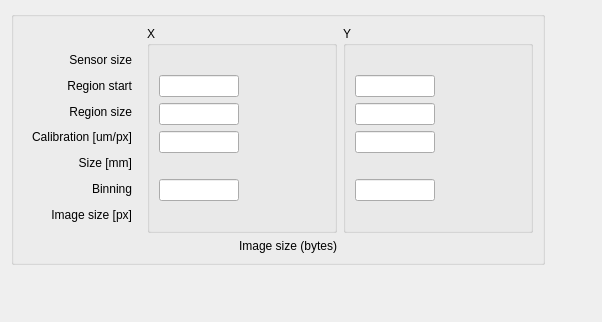
      <widget class="QWidget" name="Readout">
       <attribute name="title">
        <string>Readout</string>
       </attribute>
       <layout class="QFormLayout" name="formLayout_5">
        <item row="0" column="0">
         <widget class="QGroupBox" name="groupBox">
          <property name="title">
           <string/>
          </property>
          <layout class="QGridLayout" name="gridLayout_19">
           <item row="0" column="0">
            <layout class="QGridLayout" name="gridLayout_5">
             <item row="0" column="2">
              <widget class="QGroupBox" name="groupBox_Y">
               <property name="title">
                <string>Y</string>
               </property>
               <layout class="QGridLayout" name="gridLayout_10">
                <item row="2" column="0">
                 <widget class="QELineEdit" name="qelineedit_3">
                  <property name="sizePolicy">
                   <sizepolicy hsizetype="Fixed" vsizetype="Fixed">
                    <horstretch>0</horstretch>
                    <verstretch>0</verstretch>
                   </sizepolicy>
                  </property>
                  <property name="maximumSize">
                   <size>
                    <width>80</width>
                    <height>16777215</height>
                   </size>
                  </property>
                  <property name="variable" stdset="0">
                   <string>$(P):cam1:MinY</string>
                  </property>
                  <property name="variableSubstitutions" stdset="0">
                   <string>P=13PS7</string>
                  </property>
                 </widget>
                </item>
                <item row="2" column="1">
                 <widget class="QELabel" name="qelabel_15">
                  <property name="variable" stdset="0">
                   <string>$(P):cam1:MinY_RBV</string>
                  </property>
                  <property name="variableSubstitutions" stdset="0">
                   <string>P=13PS7</string>
                  </property>
                 </widget>
                </item>
                <item row="3" column="0">
                 <widget class="QELineEdit" name="qelineedit_5">
                  <property name="maximumSize">
                   <size>
                    <width>80</width>
                    <height>16777215</height>
                   </size>
                  </property>
                  <property name="variable" stdset="0">
                   <string>$(P):cam1:SizeY</string>
                  </property>
                  <property name="variableSubstitutions" stdset="0">
                   <string>P=13PS7</string>
                  </property>
                 </widget>
                </item>
                <item row="3" column="1">
                 <widget class="QELabel" name="qelabel_17">
                  <property name="variable" stdset="0">
                   <string>$(P):cam1:SizeY_RBV</string>
                  </property>
                  <property name="variableSubstitutions" stdset="0">
                   <string>P=13PS7</string>
                  </property>
                 </widget>
                </item>
                <item row="0" column="1">
                 <widget class="QELabel" name="qelabel_12">
                  <property name="minimumSize">
                   <size>
                    <width>80</width>
                    <height>0</height>
                   </size>
                  </property>
                  <property name="variable" stdset="0">
                   <string>$(P):cam1:MaxSizeY_RBV</string>
                  </property>
                  <property name="variableSubstitutions" stdset="0">
                   <string>P=13PS7</string>
                  </property>
                 </widget>
                </item>
                <item row="7" column="1">
                 <widget class="QELabel" name="qelabel_20">
                  <property name="variable" stdset="0">
                   <string>$(P):cam1:ArraySizeY_RBV</string>
                  </property>
                  <property name="variableSubstitutions" stdset="0">
                   <string>P=13PS7</string>
                  </property>
                 </widget>
                </item>
                <item row="6" column="0">
                 <widget class="QELineEdit" name="qelineedit_2">
                  <property name="sizePolicy">
                   <sizepolicy hsizetype="Fixed" vsizetype="Fixed">
                    <horstretch>0</horstretch>
                    <verstretch>0</verstretch>
                   </sizepolicy>
                  </property>
                  <property name="maximumSize">
                   <size>
                    <width>80</width>
                    <height>16777215</height>
                   </size>
                  </property>
                  <property name="variable" stdset="0">
                   <string>$(P):cam1:BinY</string>
                  </property>
                  <property name="variableSubstitutions" stdset="0">
                   <string>P=13PS7</string>
                  </property>
                 </widget>
                </item>
                <item row="4" column="0">
                 <widget class="QELineEdit" name="qelineedit_8">
                  <property name="sizePolicy">
                   <sizepolicy hsizetype="Fixed" vsizetype="Fixed">
                    <horstretch>0</horstretch>
                    <verstretch>0</verstretch>
                   </sizepolicy>
                  </property>
                  <property name="maximumSize">
                   <size>
                    <width>80</width>
                    <height>16777215</height>
                   </size>
                  </property>
                  <property name="variable" stdset="0">
                   <string>$(P):cam1:ResolutionY</string>
                  </property>
                  <property name="variableSubstitutions" stdset="0">
                   <string>P=13PS7</string>
                  </property>
                  <property name="addUnits">
                   <bool>false</bool>
                  </property>
                 </widget>
                </item>
                <item row="6" column="1">
                 <widget class="QELabel" name="qelabel_14">
                  <property name="variable" stdset="0">
                   <string>$(P):cam1:BinY_RBV</string>
                  </property>
                  <property name="variableSubstitutions" stdset="0">
                   <string>P=13PS7</string>
                  </property>
                 </widget>
                </item>
                <item row="5" column="0">
                 <widget class="QELabel" name="qelabel_28">
                  <property name="variable" stdset="0">
                   <string>$(P):cam1:ScaledSizeY</string>
                  </property>
                  <property name="variableSubstitutions" stdset="0">
                   <string>P=13PS7</string>
                  </property>
                  <property name="addUnits">
                   <bool>false</bool>
                  </property>
                 </widget>
                </item>
               </layout>
              </widget>
             </item>
             <item row="0" column="1">
              <widget class="QGroupBox" name="groupBox_X">
               <property name="title">
                <string>X</string>
               </property>
               <layout class="QGridLayout" name="gridLayout_9">
                <item row="2" column="1">
                 <widget class="QELabel" name="qelabel_16">
                  <property name="variable" stdset="0">
                   <string>$(P):cam1:MinX_RBV</string>
                  </property>
                  <property name="variableSubstitutions" stdset="0">
                   <string>P=13PS7</string>
                  </property>
                 </widget>
                </item>
                <item row="3" column="1">
                 <widget class="QELabel" name="qelabel_18">
                  <property name="variable" stdset="0">
                   <string>$(P):cam1:SizeX_RBV</string>
                  </property>
                  <property name="variableSubstitutions" stdset="0">
                   <string>P=13PS7</string>
                  </property>
                 </widget>
                </item>
                <item row="3" column="0">
                 <widget class="QELineEdit" name="qelineedit_6">
                  <property name="sizePolicy">
                   <sizepolicy hsizetype="Fixed" vsizetype="Fixed">
                    <horstretch>0</horstretch>
                    <verstretch>0</verstretch>
                   </sizepolicy>
                  </property>
                  <property name="maximumSize">
                   <size>
                    <width>80</width>
                    <height>16777215</height>
                   </size>
                  </property>
                  <property name="variable" stdset="0">
                   <string>$(P):cam1:SizeX</string>
                  </property>
                  <property name="variableSubstitutions" stdset="0">
                   <string>P=13PS7</string>
                  </property>
                 </widget>
                </item>
                <item row="2" column="0">
                 <widget class="QELineEdit" name="qelineedit_4">
                  <property name="sizePolicy">
                   <sizepolicy hsizetype="Fixed" vsizetype="Fixed">
                    <horstretch>0</horstretch>
                    <verstretch>0</verstretch>
                   </sizepolicy>
                  </property>
                  <property name="maximumSize">
                   <size>
                    <width>80</width>
                    <height>16777215</height>
                   </size>
                  </property>
                  <property name="variable" stdset="0">
                   <string>$(P):cam1:MinX</string>
                  </property>
                  <property name="variableSubstitutions" stdset="0">
                   <string>P=13PS7</string>
                  </property>
                 </widget>
                </item>
                <item row="0" column="1">
                 <widget class="QELabel" name="qelabel_11">
                  <property name="minimumSize">
                   <size>
                    <width>80</width>
                    <height>0</height>
                   </size>
                  </property>
                  <property name="variable" stdset="0">
                   <string>$(P):cam1:MaxSizeX_RBV</string>
                  </property>
                  <property name="variableSubstitutions" stdset="0">
                   <string>P=13PS7</string>
                  </property>
                 </widget>
                </item>
                <item row="6" column="0">
                 <widget class="QELineEdit" name="qelineedit">
                  <property name="sizePolicy">
                   <sizepolicy hsizetype="Fixed" vsizetype="Fixed">
                    <horstretch>0</horstretch>
                    <verstretch>0</verstretch>
                   </sizepolicy>
                  </property>
                  <property name="maximumSize">
                   <size>
                    <width>80</width>
                    <height>16777215</height>
                   </size>
                  </property>
                  <property name="variable" stdset="0">
                   <string>$(P):cam1:BinX</string>
                  </property>
                  <property name="variableSubstitutions" stdset="0">
                   <string>P=13PS7</string>
                  </property>
                 </widget>
                </item>
                <item row="7" column="1">
                 <widget class="QELabel" name="qelabel_19">
                  <property name="variable" stdset="0">
                   <string>$(P):cam1:ArraySizeX_RBV</string>
                  </property>
                  <property name="variableSubstitutions" stdset="0">
                   <string>P=13PS7</string>
                  </property>
                 </widget>
                </item>
                <item row="6" column="1">
                 <widget class="QELabel" name="qelabel_13">
                  <property name="variable" stdset="0">
                   <string>$(P):cam1:BinX_RBV</string>
                  </property>
                  <property name="variableSubstitutions" stdset="0">
                   <string>P=13PS7</string>
                  </property>
                 </widget>
                </item>
                <item row="4" column="0">
                 <widget class="QELineEdit" name="qelineedit_7">
                  <property name="sizePolicy">
                   <sizepolicy hsizetype="Fixed" vsizetype="Fixed">
                    <horstretch>0</horstretch>
                    <verstretch>0</verstretch>
                   </sizepolicy>
                  </property>
                  <property name="maximumSize">
                   <size>
                    <width>80</width>
                    <height>16777215</height>
                   </size>
                  </property>
                  <property name="variable" stdset="0">
                   <string>$(P):cam1:ResolutionX</string>
                  </property>
                  <property name="variableSubstitutions" stdset="0">
                   <string>P=13PS7</string>
                  </property>
                  <property name="addUnits">
                   <bool>false</bool>
                  </property>
                 </widget>
                </item>
                <item row="5" column="0">
                 <widget class="QELabel" name="qelabel_22">
                  <property name="variable" stdset="0">
                   <string>$(P):cam1:ScaledSizeX</string>
                  </property>
                  <property name="variableSubstitutions" stdset="0">
                   <string>P=13PS7</string>
                  </property>
                  <property name="addUnits">
                   <bool>false</bool>
                  </property>
                 </widget>
                </item>
               </layout>
               <zorder>qelineedit_4</zorder>
               <zorder>qelineedit_6</zorder>
               <zorder>qelabel_16</zorder>
               <zorder>qelabel_18</zorder>
               <zorder>qelabel_11</zorder>
               <zorder>qelabel_19</zorder>
               <zorder>qelineedit</zorder>
               <zorder>qelabel_13</zorder>
               <zorder>qelineedit_7</zorder>
               <zorder>qelabel_22</zorder>
              </widget>
             </item>
             <item row="0" column="0">
              <widget class="QFrame" name="frame_3">
               <layout class="QVBoxLayout" name="verticalLayout_2">
                <property name="spacing">
                 <number>7</number>
                </property>
                <property name="topMargin">
                 <number>24</number>
                </property>
                <item>
                 <widget class="QLabel" name="label_13">
                  <property name="text">
                   <string>Sensor size</string>
                  </property>
                  <property name="alignment">
                   <set>Qt::AlignRight|Qt::AlignTrailing|Qt::AlignVCenter</set>
                  </property>
                 </widget>
                </item>
                <item>
                 <widget class="QLabel" name="label_15">
                  <property name="text">
                   <string>Region start</string>
                  </property>
                  <property name="alignment">
                   <set>Qt::AlignRight|Qt::AlignTrailing|Qt::AlignVCenter</set>
                  </property>
                 </widget>
                </item>
                <item>
                 <widget class="QLabel" name="label_16">
                  <property name="text">
                   <string>Region size</string>
                  </property>
                  <property name="alignment">
                   <set>Qt::AlignRight|Qt::AlignTrailing|Qt::AlignVCenter</set>
                  </property>
                 </widget>
                </item>
                <item>
                 <widget class="QLabel" name="label_39">
                  <property name="text">
                   <string>Calibration [um/px]</string>
                  </property>
                  <property name="alignment">
                   <set>Qt::AlignRight|Qt::AlignTrailing|Qt::AlignVCenter</set>
                  </property>
                 </widget>
                </item>
                <item>
                 <widget class="QLabel" name="label_40">
                  <property name="text">
                   <string>Size [mm]</string>
                  </property>
                  <property name="alignment">
                   <set>Qt::AlignRight|Qt::AlignTrailing|Qt::AlignVCenter</set>
                  </property>
                 </widget>
                </item>
                <item>
                 <widget class="QLabel" name="label_14">
                  <property name="text">
                   <string>Binning</string>
                  </property>
                  <property name="alignment">
                   <set>Qt::AlignRight|Qt::AlignTrailing|Qt::AlignVCenter</set>
                  </property>
                 </widget>
                </item>
                <item>
                 <widget class="QLabel" name="label_19">
                  <property name="text">
                   <string>Image size [px]</string>
                  </property>
                  <property name="alignment">
                   <set>Qt::AlignRight|Qt::AlignTrailing|Qt::AlignVCenter</set>
                  </property>
                 </widget>
                </item>
               </layout>
              </widget>
             </item>
             <item row="1" column="1">
              <widget class="QLabel" name="label_17">
               <property name="text">
                <string>Image size (bytes)</string>
               </property>
               <property name="alignment">
                <set>Qt::AlignRight|Qt::AlignTrailing|Qt::AlignVCenter</set>
               </property>
              </widget>
             </item>
             <item row="1" column="2">
              <widget class="QELabel" name="qelabel_21">
               <property name="variable" stdset="0">
                <string>$(P):cam1:ArraySize_RBV</string>
               </property>
               <property name="variableSubstitutions" stdset="0">
                <string>P=13PS7</string>
               </property>
              </widget>
             </item>
            </layout>
           </item>
          </layout>
          <zorder></zorder>
         </widget>
        </item>
        <item row="0" column="1">
         <spacer name="horizontalSpacer_5">
          <property name="orientation">
           <enum>Qt::Horizontal</enum>
          </property>
          <property name="sizeHint" stdset="0">
           <size>
            <width>40</width>
            <height>20</height>
           </size>
          </property>
         </spacer>
        </item>
        <item row="1" column="0">
         <spacer name="verticalSpacer_2">
          <property name="orientation">
           <enum>Qt::Vertical</enum>
          </property>
          <property name="sizeHint" stdset="0">
           <size>
            <width>20</width>
            <height>40</height>
           </size>
          </property>
         </spacer>
        </item>
       </layout>
      </widget>
